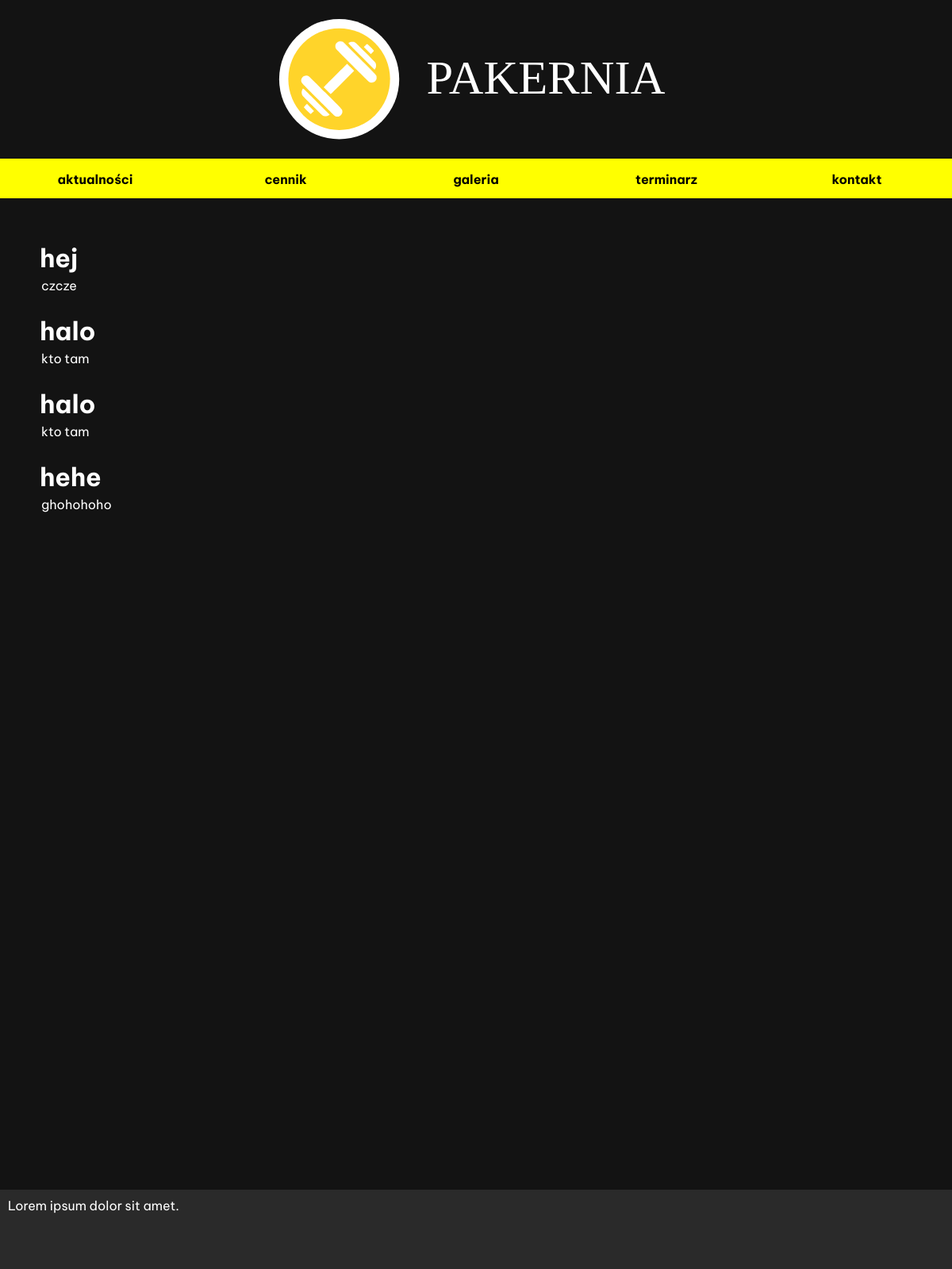
The app's page /aktualnosci.php, older data.
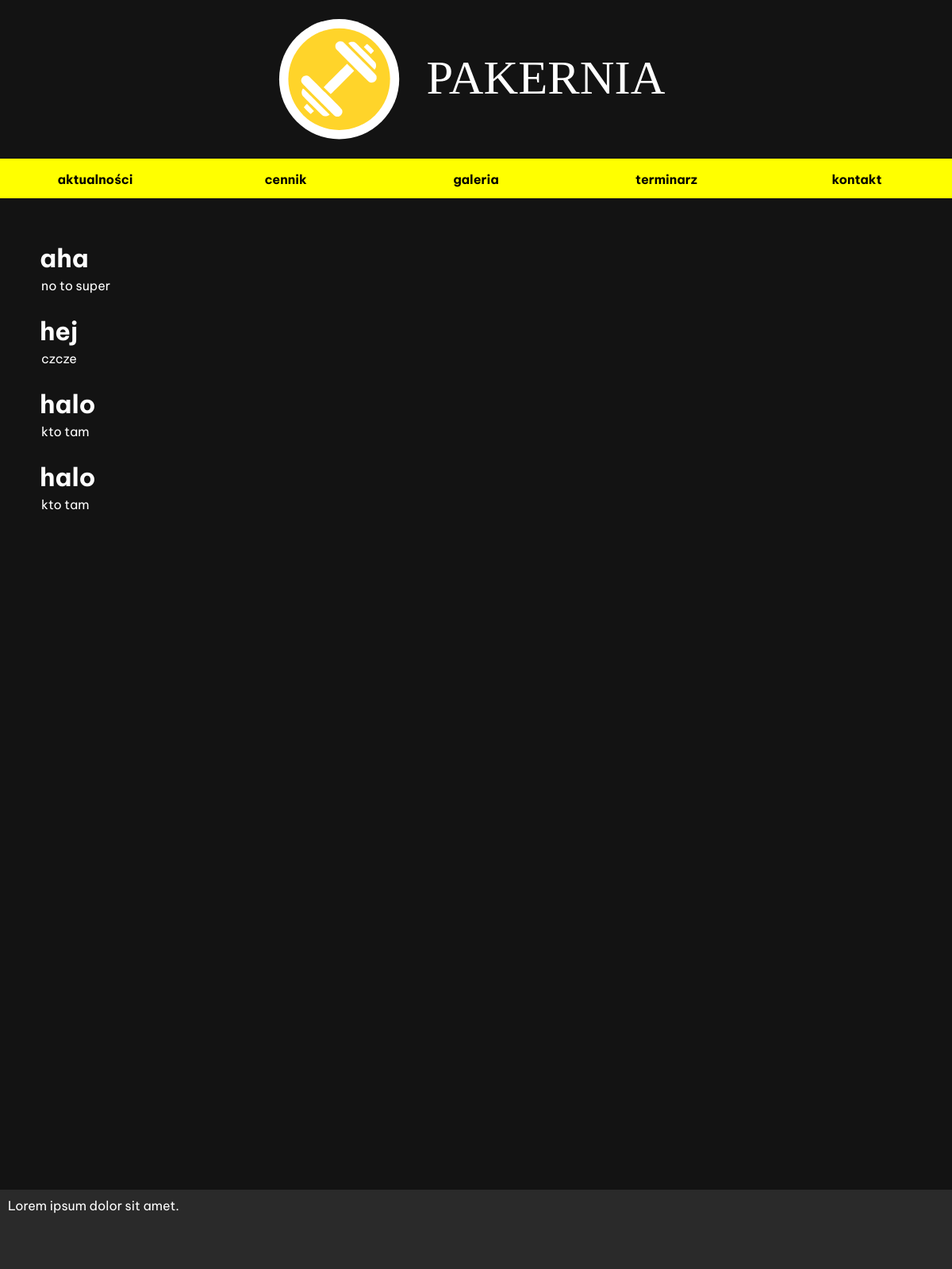
The same page, newer data.
### tables this page shows
CREATE TABLE `posts` (
  `id` int(11) NOT NULL,
  `headline` text NOT NULL,
  `paragrapf` text NOT NULL,
  `deleted` tinyint(4) NOT NULL
);

### aktualnosci.php (the view, shortened to what this page needs)
<?php
$servername = "localhost";
$username = "root";
$password = "";
$dbname = "strona";
$conn = mysqli_connect($servername, $username, $password, $dbname);
$sql = "SELECT id, headline, paragrapf FROM posts WHERE deleted = 0 ORDER BY id DESC LIMIT 4";
$result = mysqli_query($conn, $sql);
?>
<!DOCTYPE html>
<html lang="pl">
<head>
    <link rel="stylesheet" href="style.css">
</head>
<body>
    <div class="container">
        <div class="banner">
            <img src="p.svg" alt="zdjęcie">
        </div>
        <div class="nav">
        <ul>
                <li><a href="aktualnosci.php"><b>aktualności</b></a></li>
                <li><a href="cennik.php"><b>cennik</b></a></li>
                <li><a href="galeria.html"><b>galeria</b></a></li>
                <li><a href="terminarz.php" ><b>terminarz</b></a></li>
                <li><a href="index.html" ><b>kontakt</b></a></li>
            </ul>
        </div>
        <div class="sinol">
        <?php
            if (mysqli_num_rows($result) > 0) {
                while($row = mysqli_fetch_assoc($result) ) {
                    echo "<h1>" . $row["headline"]."</h1> <p> " . $row["paragrapf"]. "</p><br>";
                }
            }
        ?>
                </div>
                <div class="footer2">
                    Lorem ipsum dolor sit amet.
                </div>
            </div>
</body>
</html>

Row changes from the older to the newer data that the page shows:
no longer on this page (row unchanged): posts: headline "hehe", paragrapf "ghohohoho"
added posts: headline "aha", paragrapf "no to super"
